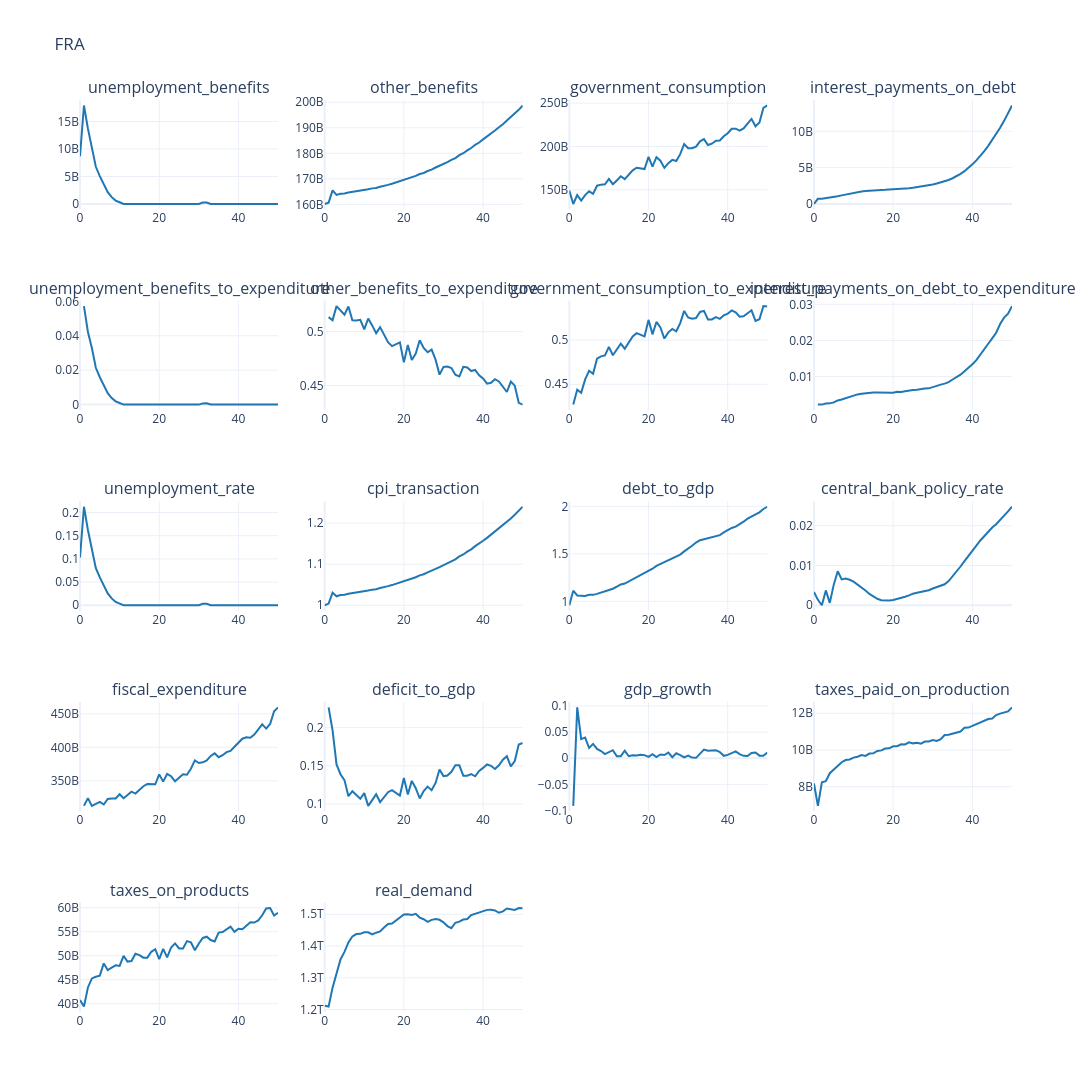
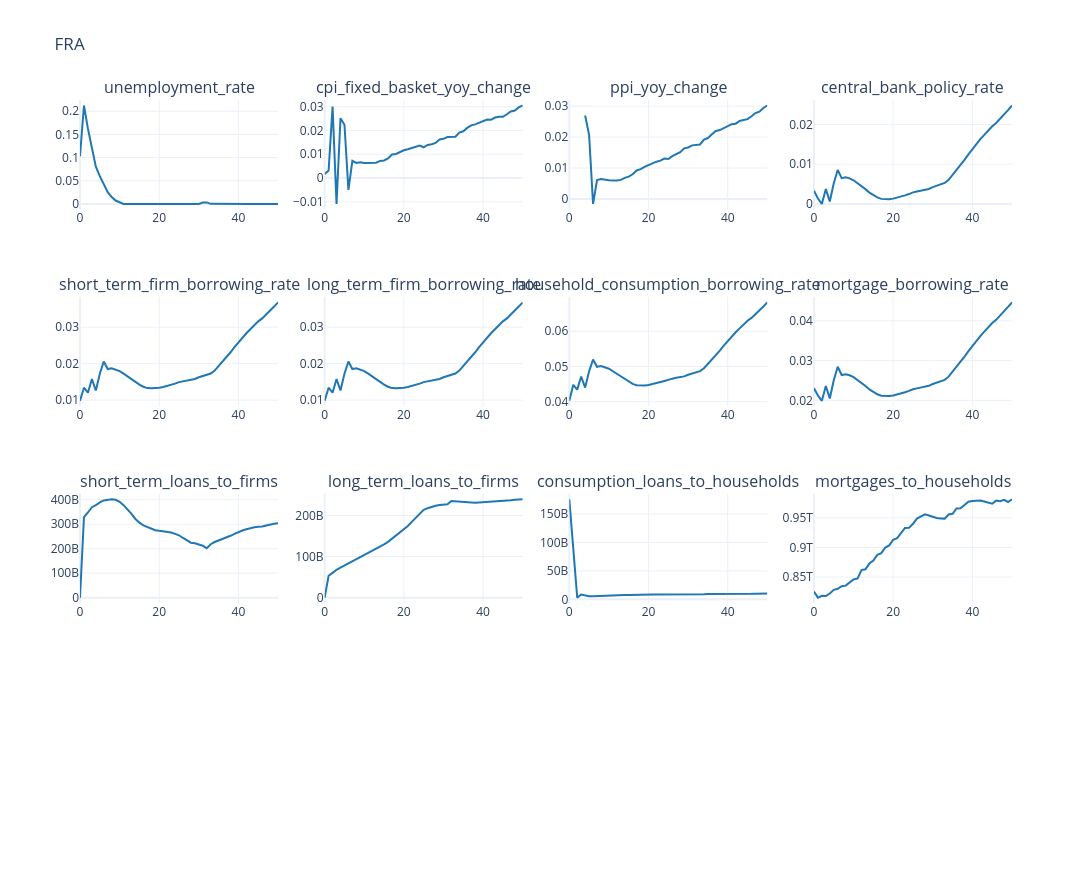
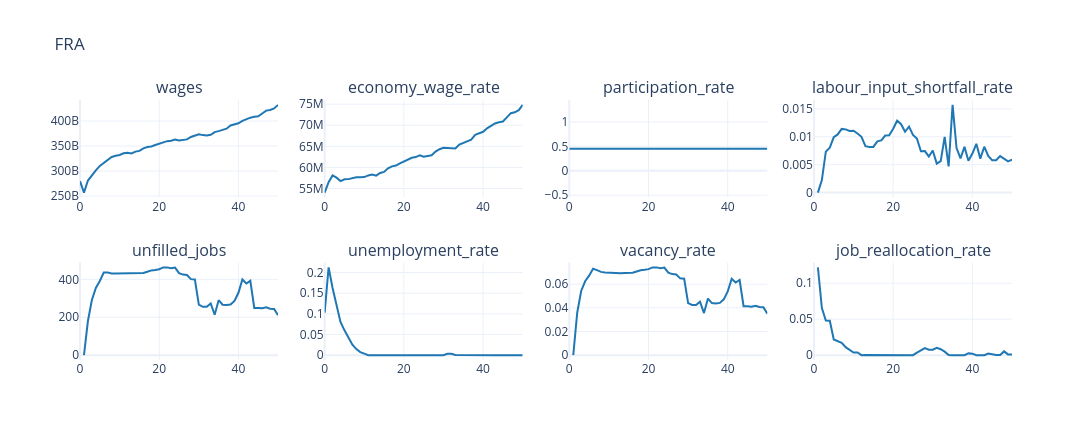

Notebook code cell kept with these figures, in order:
### Markdown cell above
### Fiscal and policy plots

### Code cell
fiscal_cols = [
    "unemployment_benefits", "other_benefits", "government_consumption", "interest_payments_on_debt",
    "unemployment_benefits_to_expenditure", "other_benefits_to_expenditure",
    "government_consumption_to_expenditure", "interest_payments_on_debt_to_expenditure",
    "unemployment_rate", "cpi_transaction", "debt_to_gdp", "central_bank_policy_rate",
    "fiscal_expenditure", "deficit_to_gdp", "gdp_growth",
    "taxes_paid_on_production", "taxes_on_products", "real_demand",
]
policy_cols = [
    "unemployment_rate", "cpi_fixed_basket_yoy_change", "ppi_yoy_change",
    "central_bank_policy_rate", "short_term_firm_borrowing_rate",
    "long_term_firm_borrowing_rate", "household_consumption_borrowing_rate", "mortgage_borrowing_rate",
    "short_term_loans_to_firms", "long_term_loans_to_firms", "consumption_loans_to_households", "mortgages_to_households",
]

labour_cols = [
    'wages',
    "economy_wage_rate",
    'participation_rate',
    'labour_input_shortfall_rate',
    'unfilled_jobs',
    'unemployment_rate',
    'vacancy_rate',
    'job_reallocation_rate',
    'job_reallocation_rate_growth',]


plot_output(df=df_base[fiscal_cols], no_rows=5, no_cols=4, country_code=cfg.country_iso3, **FIG_SIZE_BENCHMARK)
plot_output(df=df_base[policy_cols], no_rows=4, no_cols=4, country_code=cfg.country_iso3, **FIG_SIZE_BENCHMARK)
plot_output(df=df_base[labour_cols], no_rows=2, no_cols=4, country_code=cfg.country_iso3, **FIG_SIZE_BENCHMARK)
